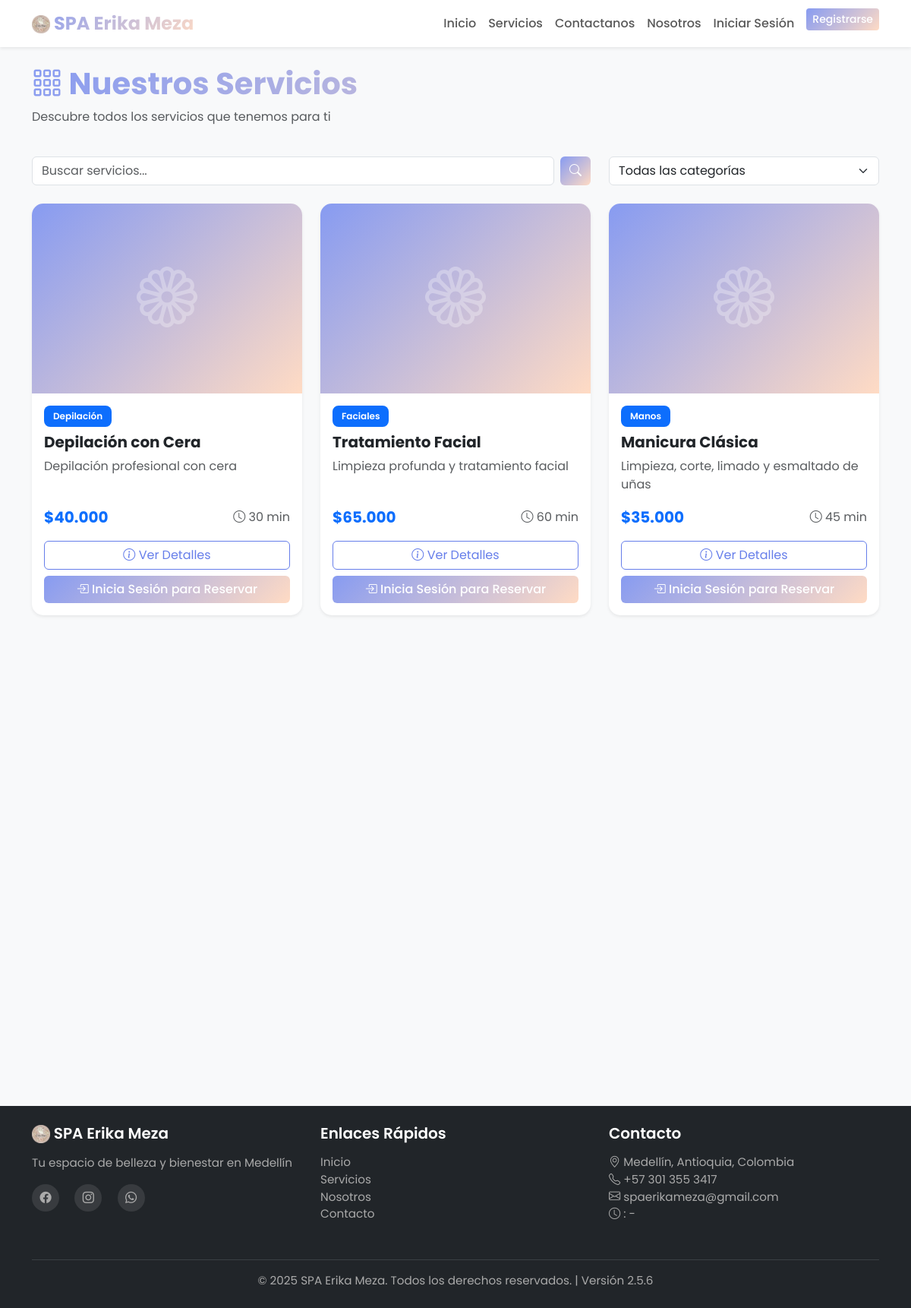
Screenshot of /index.php?page=services with the database file from the repository.
### tables this page shows
CREATE TABLE servicios (
    id INT AUTO_INCREMENT PRIMARY KEY,
    nombre VARCHAR(255) NOT NULL,
    descripcion TEXT,
    precio DECIMAL(10,2) NOT NULL,
    duracion INT NOT NULL COMMENT 'Duración en minutos',
    imagen VARCHAR(255),
    categoria VARCHAR(100),
    activo BOOLEAN DEFAULT TRUE,
    creado TIMESTAMP DEFAULT CURRENT_TIMESTAMP,
    actualizado TIMESTAMP DEFAULT CURRENT_TIMESTAMP ON UPDATE CURRENT_TIMESTAMP,
    INDEX idx_active (activo),
    INDEX idx_category (categoria)
);

### app/helpers/sanitize.php (called while the page is built, shortened)
<?php
function e($data) {
    return htmlspecialchars($data, ENT_QUOTES, 'UTF-8');
}
function truncate($text, $length = 100, $suffix = '...') {
    return $text;
}
function formatPrice($precio) {
    return '$' . number_format($precio, 0, ',', '.');
}
?>

### app/models/Service.php (called while the page is built, shortened)
<?php
class Service {
    private $conn;
    private $table = 'servicios';
    public function __construct($db) {
        $this->conn = $db;
    }
    public function getAll() {
        $query = "SELECT * FROM " . $this->table . "
                  WHERE activo = 1
                  ORDER BY categoria, nombre";
        $stmt = $this->conn->prepare($query);
        $stmt->execute();
        return $stmt->fetchAll();
    }
}
?>

### app/helpers/session.php (called while the page is built, shortened)
<?php
function isLoggedIn() {
    return isset($_SESSION['usuario_id']) && !empty($_SESSION['usuario_id']);
}
?>

### app/views/services/catalog.php (the view, shortened to what this page needs)
<?php
require_once APP_PATH . '/models/Service.php';
$database = new Database();
$db = $database->getConnection();
$serviceModel = new Service($db);
$category = $_GET['categoria'] ?? null;
$search = $_GET['search'] ?? null;
if ($search) {
    $services = $serviceModel->search($search);
} elseif ($category) {
    $services = $serviceModel->getByCategory($category);
} else {
    $services = $serviceModel->getAll();
}
?>
<div class="container">
    <div class="row mb-4">
        <div class="col-12">
            <h1 class="fw-bold text-gradient">
                <i class="bi bi-grid-3x3-gap"></i> Nuestros Servicios
            </h1>
            <p class="text-muted">Descubre todos los servicios que tenemos para ti</p>
        </div>
    </div>
    <div class="row mb-4">
        <div class="col-md-8">
            <form action="" method="GET" class="d-flex gap-2">
                <input type="text" name="search" class="form-control"
                       placeholder="Buscar servicios..."
                       value="<?php echo e($search ?? ''); ?>">
                <button type="submit" class="btn btn-primary">
                    <i class="bi bi-search"></i>
                </button>
            </form>
        </div>
        <div class="col-md-4">
            <select class="form-select" onchange="filterByCategory(this.value)">
                <option value="">Todas las categorías</option>
            </select>
        </div>
    </div>
    <?php if (empty($services)): ?>
    <div class="row">
        <div class="col-12">
            <div class="card shadow-sm text-center py-5">
                <div class="card-body">
                    <i class="bi bi-inbox text-muted" style="font-size: 4rem;"></i>
                    <h5 class="mt-3">No se encontraron servicios</h5>
                    <p class="text-muted">Intenta con otros términos de búsqueda</p>
                    <a href="<?php echo BASE_URL; ?>/index.php?page=services" class="btn btn-primary">
                        Ver Todos los Servicios
                    </a>
                </div>
            </div>
        </div>
    </div>
    <?php else: ?>
    <div class="row g-4">
        <?php foreach ($services as $service): ?>
        <div class="col-md-4 fade-in">
            <div class="card service-card h-100 shadow-sm">
                <?php if ($service['imagen']): ?>
                <img src="<?php echo ASSETS_URL . 'uploads/' . e($service['imagen']); ?>"
                     class="card-img-top" alt="<?php echo e($service['nombre']); ?>">
                <?php else: ?>
                <div class="bg-gradient-primary text-white d-flex align-items-center justify-content-center"
                     style="height: 250px;">
                    <i class="bi bi-flower1" style="font-size: 5rem; opacity: 0.3;"></i>
                </div>
                <?php endif; ?>
                <div class="card-body d-flex flex-column">
                    <span class="badge bg-primary mb-2 align-self-start">
                        <?php echo e($service['categoria']); ?>
                    </span>
                    <h5 class="card-title fw-bold"><?php echo e($service['nombre']); ?></h5>
                    <p class="card-text text-muted flex-grow-1">
                        <?php echo e(truncate($service['descripcion'], 120)); ?>
                    </p>
                    <div class="d-flex justify-content-between align-items-center mb-3">
                        <span class="text-primary fw-bold fs-5">
                            <?php echo formatPrice($service['precio']); ?>
                        </span>
                        <span class="text-muted">
                            <i class="bi bi-clock"></i> <?php echo $service['duracion']; ?> min
                        </span>
                    </div>
                    <div class="d-grid gap-2">
                        <a href="<?php echo BASE_URL; ?>/index.php?page=service-detail&id=<?php echo $service['id']; ?>"
                           class="btn btn-outline-primary">
                            <i class="bi bi-info-circle"></i> Ver Detalles
                        </a>
                        <?php if (isLoggedIn()): ?>
                            <?php if (isAdmin() || isSpecialist()): ?>
                                <button type="button" class="btn btn-secondary w-100" disabled>
                                    <i class="bi bi-exclamation-triangle"></i> No puede agendar cita
                                </button>
                            <?php else: ?>
                                <a href="<?php echo BASE_URL; ?>/index.php?page=book-appointment&service=<?php echo $service['id']; ?>"
                                class="btn btn-primary btn-lg w-100">
                                    <i class="bi bi-calendar-plus"></i> Reservar
                                </a>
                            <?php endif; ?>
                        <?php else: ?>
                        <a href="<?php echo BASE_URL; ?>/index.php?page=login" class="btn btn-primary">
                            <i class="bi bi-box-arrow-in-right"></i> Inicia Sesión para Reservar
                        </a>
                        <?php endif; ?>
                    </div>
                </div>
            </div>
        </div>
        <?php endforeach; ?>
    </div>
    <?php endif; ?>
</div>

### rows the page displays
servicios: categoria "Depilación", nombre "Depilación con Cera", descripcion "Depilación profesional con cera", precio "$40.000", duracion "30"
servicios: categoria "Faciales", nombre "Tratamiento Facial", descripcion "Limpieza profunda y tratamiento facial", precio "$65.000", duracion "60"
servicios: categoria "Manos", nombre "Manicura Clásica", descripcion "Limpieza, corte, limado y esmaltado de uñas", precio "$35.000", duracion "45"

### other values shown
APP_NAME "SPA Erika Meza"
APP_ADDRESS "Medellín, Antioquia, Colombia"
APP_PHONE "+57 301 355 3417"
APP_EMAIL "spaerikameza@gmail.com"
APP_VERSION "2.5.6"
